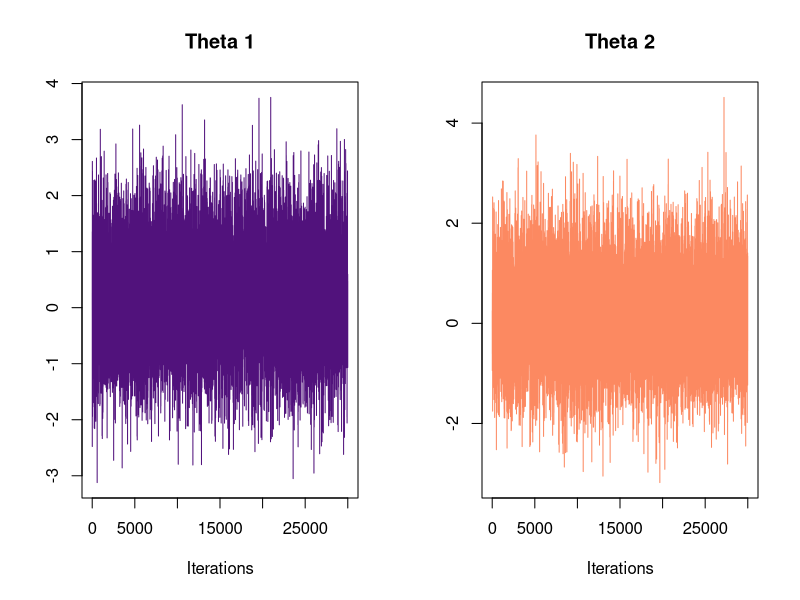
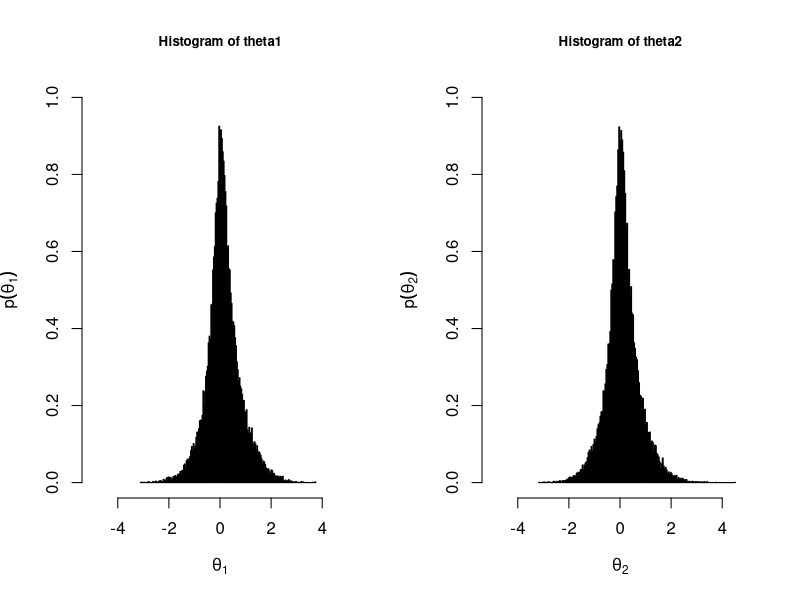

The R script that drew these images, in order:

library(coda)

#####set working directory
library(here)
setwd(paste0(here(),"/bayesian-data-analysis"))
############ 2.3 Gibbs algorithm 
############ 
gibbs_sampler <- function(N = 50000, burnin = 20000, my_seed = 2025,
                          theta1_init = 0.1, theta2_init = 0.1){
  #set seed
  set.seed(my_seed)
  #sample storage
  theta1_sample <- theta2_sample  <- numeric(N)
  #initialise values
  theta1_sample[1] = theta1_init
  theta2_sample[1] = theta2_init
  
  for (i in 2:N) {
    theta1_sample[i] <- rnorm(1,
                     mean = (cos(2 * pi + 0.3) * theta2_sample[i - 1] + 0.3) /
                       ((16 * theta2_sample[i - 1]^2) + 1),
                     sd = 1 / sqrt((16 * theta2_sample[i - 1]^2) + 1))
  
    theta2_sample[i] <- rnorm(1,
                     mean = (cos(2 * pi + 0.3) * theta1_sample[i] + 0.2) /
                       ((16*theta1_sample[i]^2)+ 1),
                     sd = 1 / sqrt((16 * theta1_sample[i]^2) + 1))
}

# Return samples after burn-in
  theta1_sample = theta1_sample[(burnin + 1):N]
  theta2_sample = theta2_sample[(burnin + 1):N]
# set an out list
  outlist <- list(theta1 = theta1_sample,
                  theta2 = theta2_sample,
                  N = N,
                  burnin = burnin)
  return(outlist)
}


# Summary and assessing convergence 
MCMCsample <- gibbs_sampler()
theta1 <- MCMCsample$theta1
theta2 <- MCMCsample$theta2



####Trace Plots
png("pictures/fig01-gs-traceplot.png", width = 18, 
    height = 9, units = "cm", res = 300)
par(mfrow = c(1,2))
coda::traceplot(as.mcmc(theta1), main = "Theta 1", col = "#51127c")
coda::traceplot(as.mcmc(theta2), main = "Theta 2", col = "#fc8961")
dev.off()

#######Histograms
png("pictures/fig02-gs-histogram.png", width = 18, 
    height = 9, units = "cm", res = 300)
par(mfrow=c(1,2))
hist(theta1, breaks = seq(min(theta1), max(theta1), length.out = 200), freq = FALSE,
     xlim = c(-5,5), ylim=c(0,1), ylab=expression(p(theta[1])), xlab=expression(theta[1]), 
     col="#51127c", cex.main=0.8)

hist(theta2, breaks = seq(min(theta2), max(theta2), length.out = 200), freq = FALSE,
     xlim = c(-5,5), ylim=c(0,1), ylab=expression(p(theta[2])), xlab=expression(theta[2]),
     col="#fc8961", cex.main=0.8)
dev.off()

###summary of 
summary(theta1)
HPDinterval(as.mcmc(theta1))
quantile(theta1, probs = c(0.025, 0.975))

summary(theta2)
HPDinterval(as.mcmc(theta2))
quantile(theta1, probs = c(0.025, 0.975))

## Question 5 ---------------------
#--- Geweke diagnostic
coda::geweke.diag(as.mcmc(theta1))
coda::geweke.diag(as.mcmc(theta2))

## Question 6 -------------
mean(theta1)
quantile(theta1, probs = c(0.025, 0.975))

## Question 7 -------------
#estimate the probability P(theta1 > 0.5)
(1+sum(theta1>0.5))/(30000+1)


